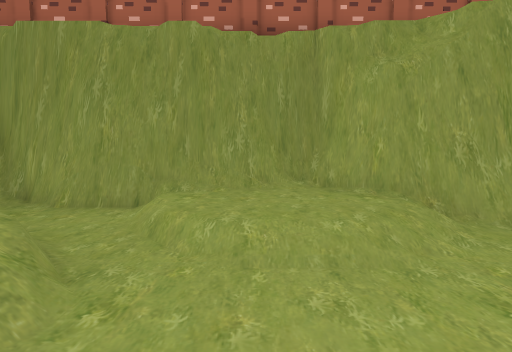
[1] (above)

13 first-person views from a walk through a 3-D level made in the Unity game engine. The camera is 1.2 m above the floor, tilts 6° down and sees 80° across. The floor is counted in squares, 1 m on a side. Each view is taken from the middle of a square. On the plan, view 1 faces up. The plan holds only what a view shows up to about 13 squares ahead; the rest is blank. The place goes on beyond the plan.

[2]
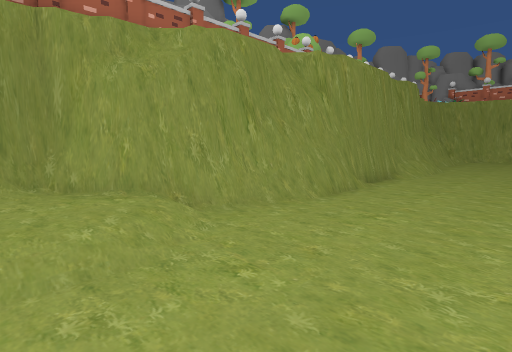

[3]
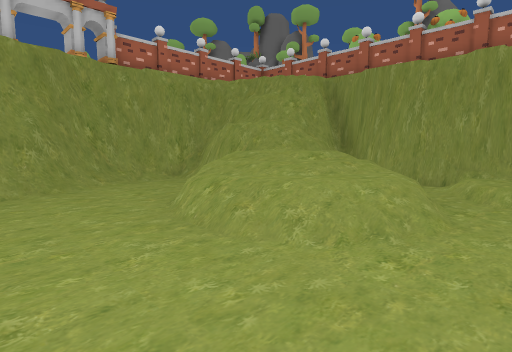

[4]
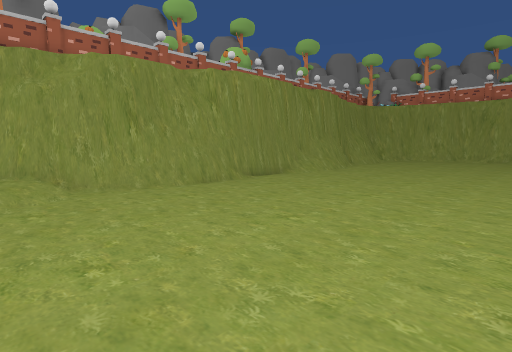

[5]
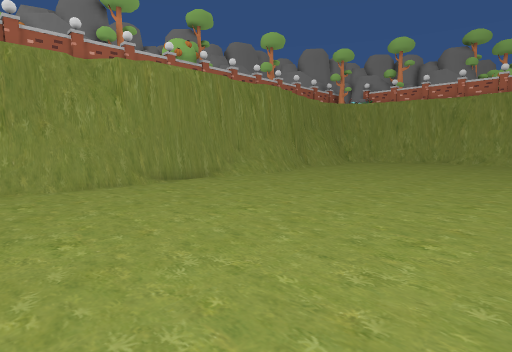

[6]
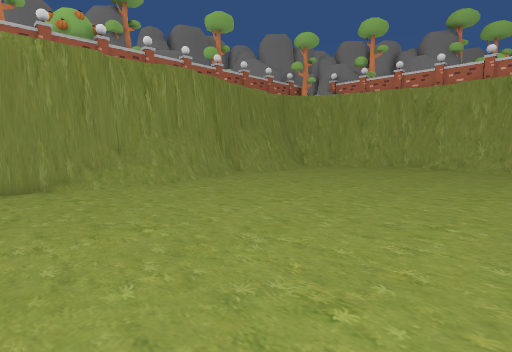

[7]
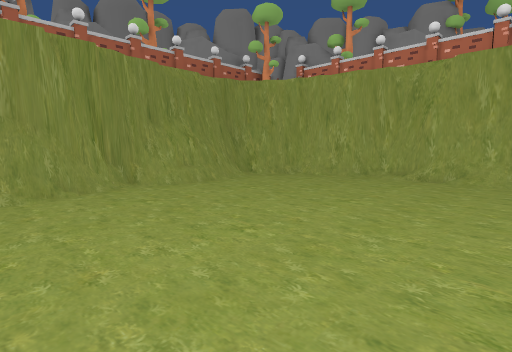

[8]
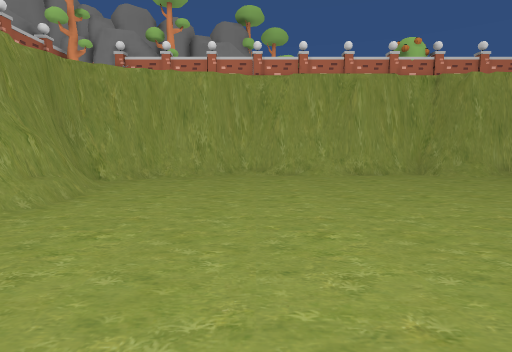

[9]
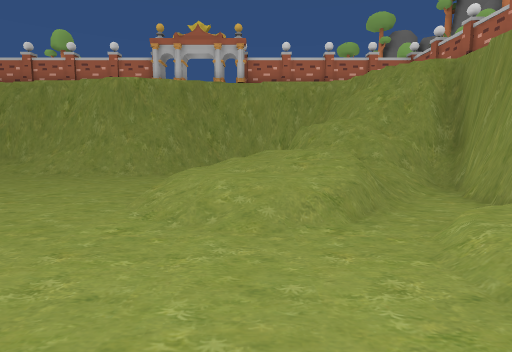

[10]
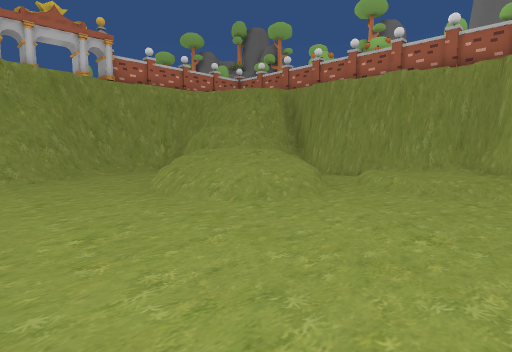

[11]
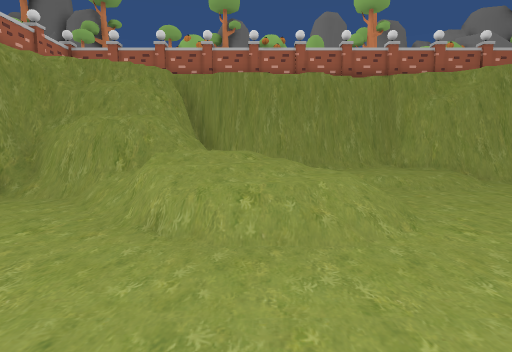

[12]
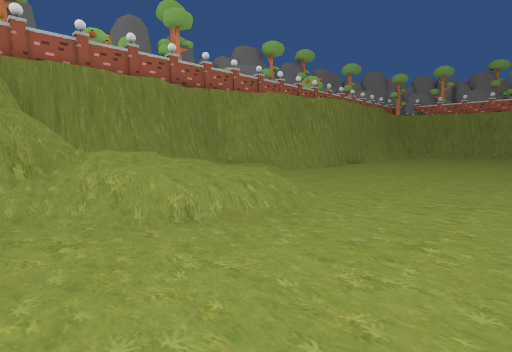

[13]
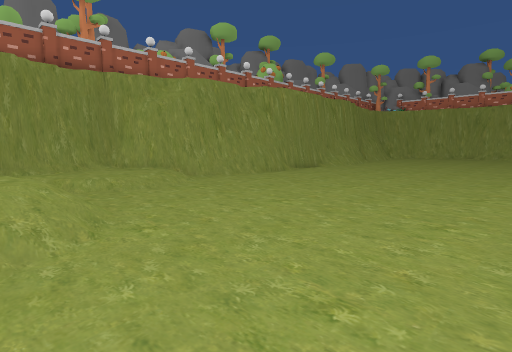

### Floor plan
Key: @ floor where view 1 was taken; # wall or solid block; . main floor; : floor 0.25 m higher than the main floor; + floor 0.5 m higher than the main floor; * floor 1 m higher than the main floor; % floor 1.5 m higher than the main floor; & floor 2 m higher than the main floor; / step, stairs or slope; ^ raised ledge; O other object.
Columns run from 10 left of view 1 to 25 right of it. Each row starts with its distance up from view 1.
  8    #
  7    ^#########
  6  #^^#/####::###
  5  #^^#//./::::####   ###############
  4  #^&%/ /.#::/..#######//###.......##
  3 ####////#.//......................##
  2 ####/*//#..........................#
  1 #..O#//+//.........................#
  0 #...#////.@........................#
 -1 #....#///..........................#
 -2 ##.................................#
 -3 ##.................................#
 -4  #.................................#
 -5  #............. ..........  .......#
 -6  #                                 #

Positions as (right, up) in squares from view 1, and headings:
1: (0, 0), facing up
2: (0, 0), facing up-right
3: (0, -4), facing up-left
4: (1, -4), facing up-right
5: (4, -5), facing up-right
6: (9, -5), facing up-right
7: (14, -4), facing up-right
8: (13, 0), facing right
9: (3, 1), facing left
10: (3, -5), facing up-left
11: (-4, -5), facing up
12: (-8, -5), facing up-right
13: (-3, -5), facing up-right
